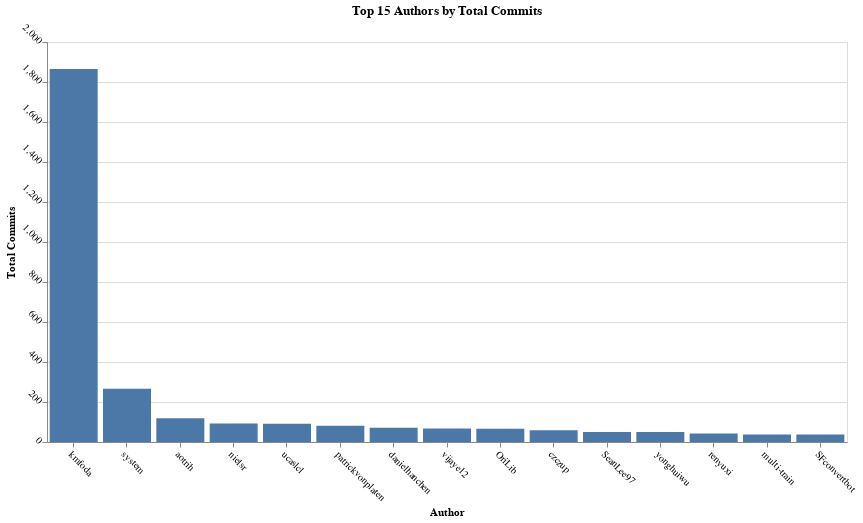

The cell this chart's notebook holds for it:
### Code cell
import pandas as pd
import matplotlib.pyplot as plt

top_authors = data.groupby('author')['count'].sum().sort_values(ascending=False).head(15).reset_index()
top_authors.columns = ['author', 'total_commits']

chart = alt.Chart(top_authors).mark_bar().encode(
    x=alt.X('author:N', title='Author', sort='-y'),
    y=alt.Y('total_commits:Q', title='Total Commits'),
    tooltip=[
        alt.Tooltip('author:N', title='Author'),
        alt.Tooltip('total_commits:Q', title='Total Commits')
    ]
).properties(
    title='Top 15 Authors by Total Commits',
    width=800,
    height=400
).configure_axis(
    labelAngle=45  
).interactive()

chart.show()

### Figure 1 — Vega-Lite specification as saved in the notebook (floating-point values rounded to 4 significant figures)
{"config": {"view": {"continuousWidth": 300, "continuousHeight": 300}, "axis": {"labelAngle": 45}}, "data": {"name": "data-a14f46bb274297b893645ef4e219764b"}, "mark": {"type": "bar"}, "encoding": {"tooltip": [{"field": "author", "title": "Author", "type": "nominal"}, {"field": "total_commits", "title": "Total Commits", "type": "quantitative"}], "x": {"field": "author", "sort": "-y", "title": "Author", "type": "nominal"}, "y": {"field": "total_commits", "title": "Total Commits", "type": "quantitative"}}, "height": 400, "params": [{"name": "param_5", "select": {"type": "interval", "encodings": ["x", "y"]}, "bind": "scales"}], "title": "Top 15 Authors by Total Commits", "width": 800, "$schema": "https://vega.github.io/schema/vega-lite/v5.20.1.json", "datasets": {"data-a14f46bb274297b893645ef4e219764b": [{"author": "kmfoda", "total_commits": 1865}, {"author": "system", "total_commits": 266}, {"author": "aotrih", "total_commits": 119}, {"author": "nielsr", "total_commits": 93}, {"author": "ucaslcl", "total_commits": 91}, {"author": "patrickvonplaten", "total_commits": 81}, {"author": "danielhanchen", "total_commits": 71}, {"author": "vijaye12", "total_commits": 67}, {"author": "OriLib", "total_commits": 66}, {"author": "czczup", "total_commits": 59}, {"author": "SeanLee97", "total_commits": 50}, {"author": "yonghuiwu", "total_commits": 50}, {"author": "renyuxi", "total_commits": 43}, {"author": "multi-train", "total_commits": 38}, {"author": "SFconvertbot", "total_commits": 37}]}}
